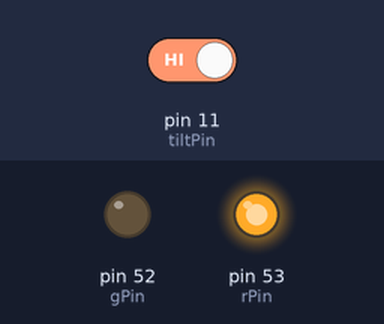
This sketch was run on a simulated Arduino Mega 2560, built with avr-gcc and run on an emulated ATmega2560. On the bench: output pins drawn as LEDs (lit = HIGH). The inputs (shaded band) are chosen by the test bench; at power-on: pin 11 (tiltPin) HIGH. What the sketch prints to the serial monitor is not drawn.

Above: at 1.2 s.
1.3 s: pin 11 (tiltPin) driven LOW
At 2.5 s:
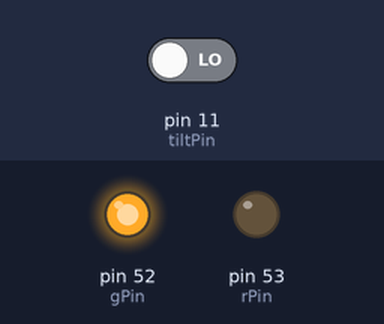
2.8 s: pin 11 (tiltPin) driven HIGH
At 3.8 s:
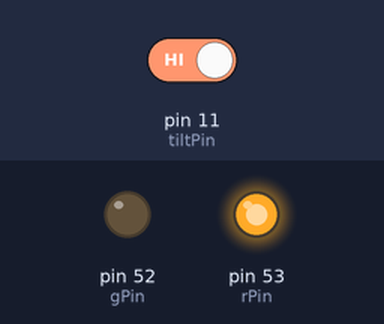
Timing chart, 0 to 5.8 s (numbered marks = the images above; inputs shaded):
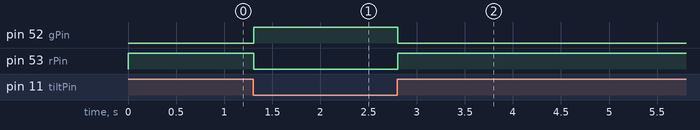

Measured:
- after the input at 1.3 s, pin 52 (gPin): LOW → HIGH at once; pin 53 (rPin): HIGH → LOW at once
- after the input at 2.8 s, pin 52 (gPin): HIGH → LOW at once; pin 53 (rPin): LOW → HIGH at once

The sketch:

Tilt_Switch.ino
```cpp
int tiltPin = 11;
int tiltVal;
int gPin = 52;
int rPin = 53;
void setup() {
  // put your setup code here, to run once:
  pinMode(gPin,OUTPUT);
  pinMode(rPin,OUTPUT);
  pinMode(tiltPin,INPUT);
  digitalWrite(tiltPin,HIGH);
  Serial.begin(9600);
}

void loop() {
  // put your main code here, to run repeatedly:
  tiltVal=digitalRead(tiltPin);
  Serial.println(tiltVal);
  if(tiltVal==0){
    digitalWrite(rPin,LOW);
    digitalWrite(gPin,HIGH);
  }
  if(tiltVal==1){
    digitalWrite(gPin,LOW);
    digitalWrite(rPin,HIGH);
  }
}
```
